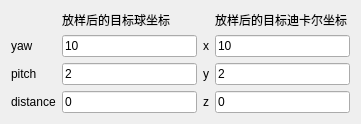
  <widget class="QWidget" name="layoutWidget">
   <property name="geometry">
    <rect>
     <x>410</x>
     <y>300</y>
     <width>361</width>
     <height>111</height>
    </rect>
   </property>
   <layout class="QGridLayout" name="gridLayout_6">
    <item row="1" column="1">
     <widget class="QLineEdit" name="targetSystem2YawLineEdit">
      <property name="text">
       <string>10</string>
      </property>
     </widget>
    </item>
    <item row="2" column="3">
     <widget class="QLineEdit" name="targetSystem2CoordYLineEdit">
      <property name="text">
       <string>2</string>
      </property>
     </widget>
    </item>
    <item row="3" column="3">
     <widget class="QLineEdit" name="targetSystem2CoordZLineEdit">
      <property name="text">
       <string>0</string>
      </property>
     </widget>
    </item>
    <item row="0" column="1">
     <widget class="QLabel" name="setaLabel_34">
      <property name="text">
       <string>放样后的目标球坐标</string>
      </property>
     </widget>
    </item>
    <item row="0" column="3">
     <widget class="QLabel" name="setaLabel_33">
      <property name="text">
       <string>放样后的目标迪卡尔坐标</string>
      </property>
     </widget>
    </item>
    <item row="1" column="0">
     <widget class="QLabel" name="setaLabel_35">
      <property name="text">
       <string>yaw</string>
      </property>
     </widget>
    </item>
    <item row="3" column="1">
     <widget class="QLineEdit" name="targetSystem2DistanceLineEdit">
      <property name="text">
       <string>0</string>
      </property>
     </widget>
    </item>
    <item row="2" column="1">
     <widget class="QLineEdit" name="targetSystem2PitchLineEdit">
      <property name="text">
       <string>2</string>
      </property>
     </widget>
    </item>
    <item row="2" column="0">
     <widget class="QLabel" name="setaLabel_36">
      <property name="text">
       <string>pitch</string>
      </property>
     </widget>
    </item>
    <item row="3" column="0">
     <widget class="QLabel" name="setaLabel_37">
      <property name="text">
       <string>distance</string>
      </property>
     </widget>
    </item>
    <item row="1" column="3">
     <widget class="QLineEdit" name="targetSystem2CoordXLineEdit">
      <property name="text">
       <string>10</string>
      </property>
     </widget>
    </item>
    <item row="1" column="2">
     <widget class="QLabel" name="setaLabel_38">
      <property name="text">
       <string>x</string>
      </property>
     </widget>
    </item>
    <item row="2" column="2">
     <widget class="QLabel" name="setaLabel_39">
      <property name="text">
       <string>y</string>
      </property>
     </widget>
    </item>
    <item row="3" column="2">
     <widget class="QLabel" name="setaLabel_40">
      <property name="text">
       <string>z</string>
      </property>
     </widget>
    </item>
   </layout>
  </widget>
